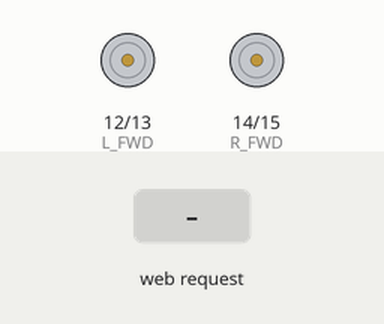
Recording of a sketch running on a simulated ESP32. On the bench: motor-driver pin pairs drawn as motors (green arrow = first pin HIGH = forward, orange = second pin HIGH = backward, longer = more drive). Inputs (shaded band) come from the test bench.

Above: at 1.2 s.
1.3 s: HTTP request GET /forward received
At 2.2 s:
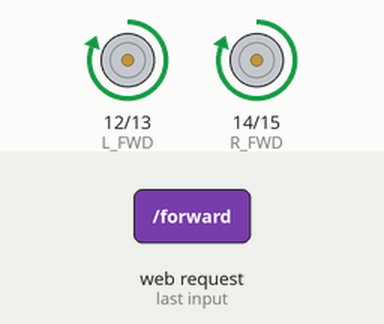
2.8 s: HTTP request GET /back received
At 3.3 s:
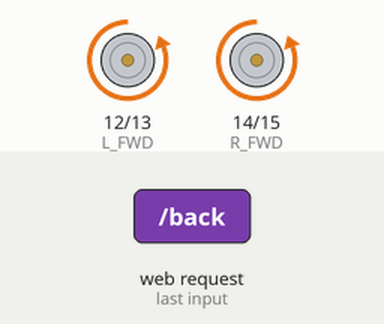
4.3 s: HTTP request GET /left received
At 5.5 s:
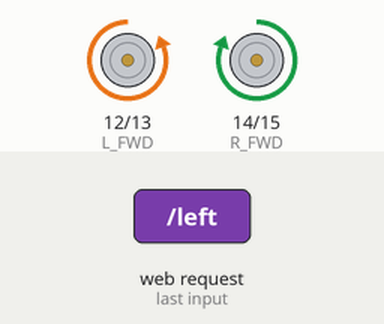
5.8 s: HTTP request GET /right received
At 6.8 s:
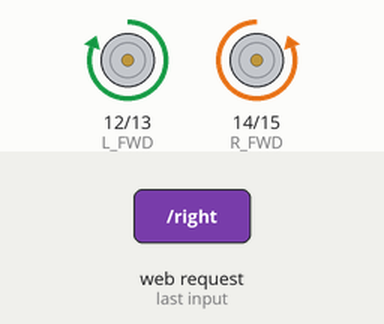
7.3 s: HTTP request GET /stop received
At 7.9 s:
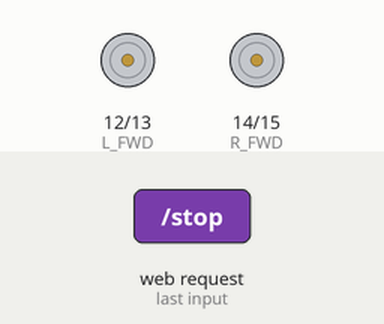
Timing chart, 0 to 9.8 s (numbered marks = the images above; inputs shaded):
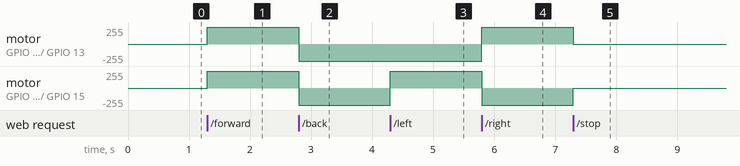

Measured:
- after the input at 1.3 s, motor on GPIO 12 (L_FWD) / GPIO 13 (L_REV), motor on GPIO 14 (R_FWD) / GPIO 15 (R_REV): stopped → forward 255/255 at once
- after the input at 2.8 s, motor on GPIO 12 (L_FWD) / GPIO 13 (L_REV), motor on GPIO 14 (R_FWD) / GPIO 15 (R_REV): forward 255/255 → backward 255/255 at once
- after the input at 4.3 s, motor on GPIO 14 (R_FWD) / GPIO 15 (R_REV): backward 255/255 → forward 255/255 at once
- after the input at 5.8 s, motor on GPIO 12 (L_FWD) / GPIO 13 (L_REV): backward 255/255 → forward 255/255 at once; motor on GPIO 14 (R_FWD) / GPIO 15 (R_REV): forward 255/255 → backward 255/255 at once
- after the input at 7.3 s, motor on GPIO 12 (L_FWD) / GPIO 13 (L_REV): forward 255/255 → stopped at once; motor on GPIO 14 (R_FWD) / GPIO 15 (R_REV): backward 255/255 → stopped at once

The sketch:

example.ino
```cpp
// An ESP32 sketch that creates a Wi‑Fi access point and a minimal HTTP server exposing endpoints (/forward, /back, /left, /right, /stop) to drive the motors from a browser or app.
//
// Buy this module: https://shillehtek.com/products/esp32-cam-4wd-robot-car-kit
// Full manual: https://shillehtek.com/blogs/shillehtek-product-manuals/esp32-cam-4wd-robot-car-kit-manual
// More examples: https://github.com/shillehbean/shillehtek-examples
//

// Bare-bones browser control: the car hosts its own Wi-Fi AP.
// Connect to "ESP32-CAR" and visit http://192.168.4.1/forward etc.
#include <WiFi.h>
#include <WebServer.h>

const int L_FWD = 12, L_REV = 13, R_FWD = 14, R_REV = 15;
WebServer server(80);

void drive(bool lf, bool lr, bool rf, bool rr) {
  digitalWrite(L_FWD, lf); digitalWrite(L_REV, lr);
  digitalWrite(R_FWD, rf); digitalWrite(R_REV, rr);
  server.send(200, "text/plain", "ok");
}

void setup() {
  for (int p : {L_FWD, L_REV, R_FWD, R_REV}) pinMode(p, OUTPUT);
  WiFi.softAP("ESP32-CAR", "drive1234");
  server.on("/forward", []() { drive(1, 0, 1, 0); });
  server.on("/back",    []() { drive(0, 1, 0, 1); });
  server.on("/left",    []() { drive(0, 1, 1, 0); });
  server.on("/right",   []() { drive(1, 0, 0, 1); });
  server.on("/stop",    []() { drive(0, 0, 0, 0); });
  server.begin();
}

void loop() {
  server.handleClient();
}
```
